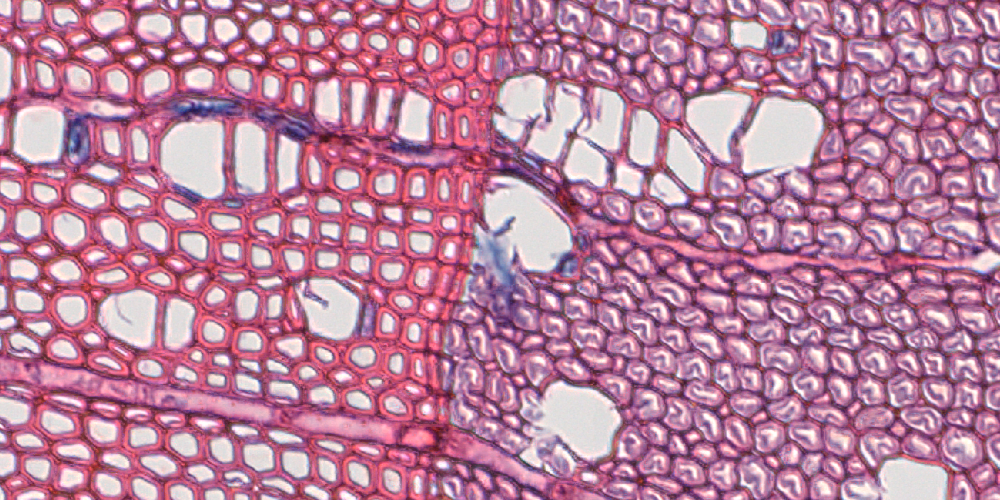
#> input picture images_fix/half_snip.png, 1000 x 500 px
$ python gpttest.py images_fix/half_snip.png images_fix/ow_snip.png
#> lines starting #> are read from the running program, lines starting #| are printed output that depends on the picture
#> in load_image, img is the input picture: PIL image 1000x500 RGB; mean R, G, B 186.5, 129.5, 157.3
#| Large image shape: (500, 1000, 3)
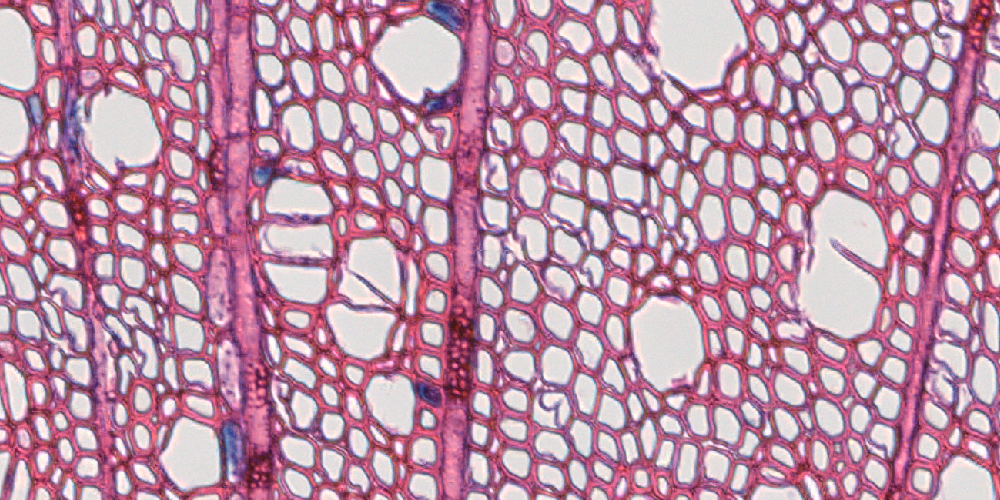
#> input picture images_fix/ow_snip.png, 1000 x 500 px
#> in load_image, img is the input picture: PIL image 1000x500 RGB; mean R, G, B 189.1, 144.9, 166.7
#| Small image shape: (500, 1000, 3)
import numpy as np
import sys
from pathlib import Path
from PIL import Image


def rabin_karp_2d_search(big, small):
    """
    big:  H x W x C uint8
    small:h x w x C uint8
    Returns (y, x) top-left if found, else None.
    Deterministic, exact (hash + memcmp verify).
    """
    H, W, C = big.shape
#> H = 500; W = 1000; C = 3
    h, w, c = small.shape
#> h = 500; w = 1000; c = 3
    assert c == C, "Channel mismatch after normalization"

    if h > H or w > W:
        return None

    # Parameters (two independent hashes)
    B1, M1 = np.uint64(1315423911), np.uint64(
        0x1FFFFFFFFFFFFFFF
    )  # large odd mask (used only if you prefer &M)
    B2, M2 = np.uint64(2654435761), np.uint64(0x1FFFFFFFFFFFFFFF)

    # Precompute powers for width and height for both hashes
    pow_w1 = np.power(B1, np.arange(w, dtype=np.uint64), dtype=np.uint64)
    pow_w2 = np.power(B2, np.arange(w, dtype=np.uint64), dtype=np.uint64)
    pow_h1 = np.power(B1, np.arange(h, dtype=np.uint64), dtype=np.uint64)
    pow_h2 = np.power(B2, np.arange(h, dtype=np.uint64), dtype=np.uint64)


    # Prepack rows for big and small (pack channels into a 32-bit integer per pixel)
    def pack_channels(img, C):
        # img: (H, W, C) uint8
#> called with C = 3
        packed = np.zeros(img.shape[:2], dtype=np.uint32)
        for i in range(C):
            packed |= img[:, :, i].astype(np.uint32) << (8 * i)
#> this loop made 3 passes
#> pass 1, in pack_channels, `packed |= img[:, :, i].astype(np.uint32) << (8 * i)`:
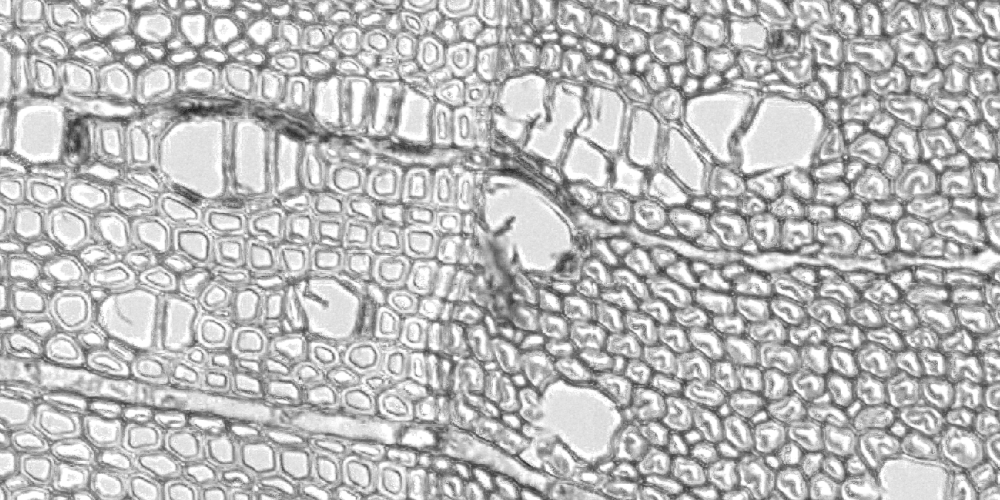
#> packed: shape (500, 1000) uint32; min 32, max 255, mean 186.5
#> pass 2, in pack_channels, `packed |= img[:, :, i].astype(np.uint32) << (8 * i)`:
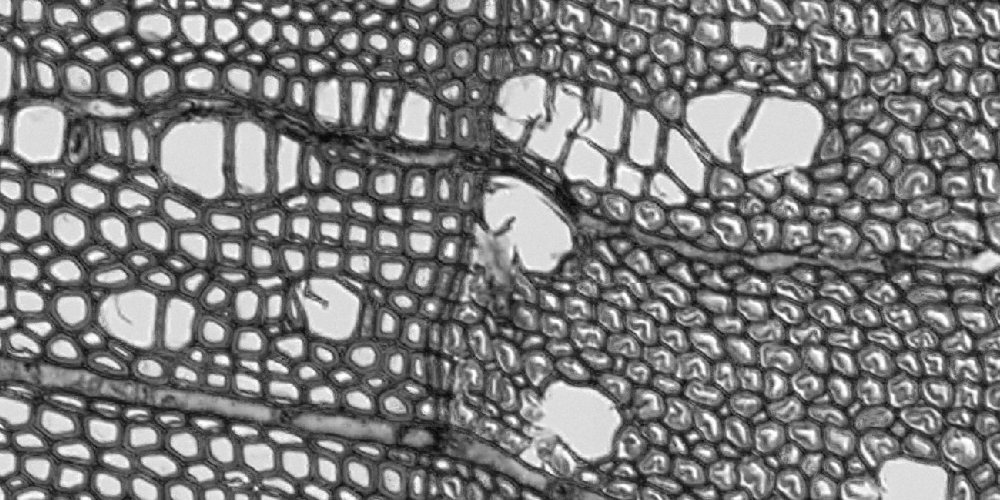
#> packed: shape (500, 1000) uint32; min 2919, max 65535, mean 33350.9; drawn with min black and max white
#> pass 3, in pack_channels, `packed |= img[:, :, i].astype(np.uint32) << (8 * i)`:
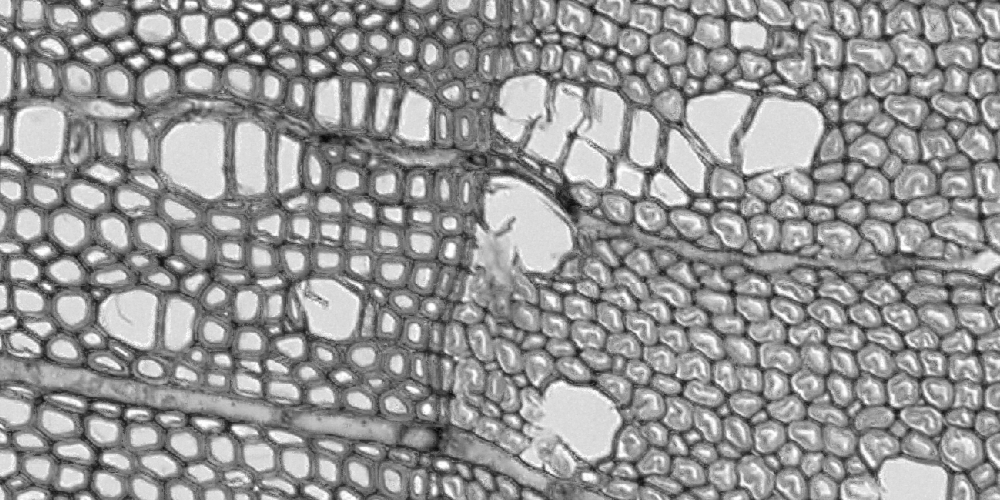
#> packed: shape (500, 1000) uint32; min 1117539, max 16777215, mean 10339583.6; drawn with min black and max white
        return packed.astype(np.uint64)

    big_pack = pack_channels(big, C)  # (H, W) uint64
    small_pack = pack_channels(small, C)  # (h, w) uint64
#> the loop in pack_channels (call 2), `for i in range(C):` made 3 passes
#> pass 1, in pack_channels (call 2), `packed |= img[:, :, i].astype(np.uint32) << (8 * i)`:
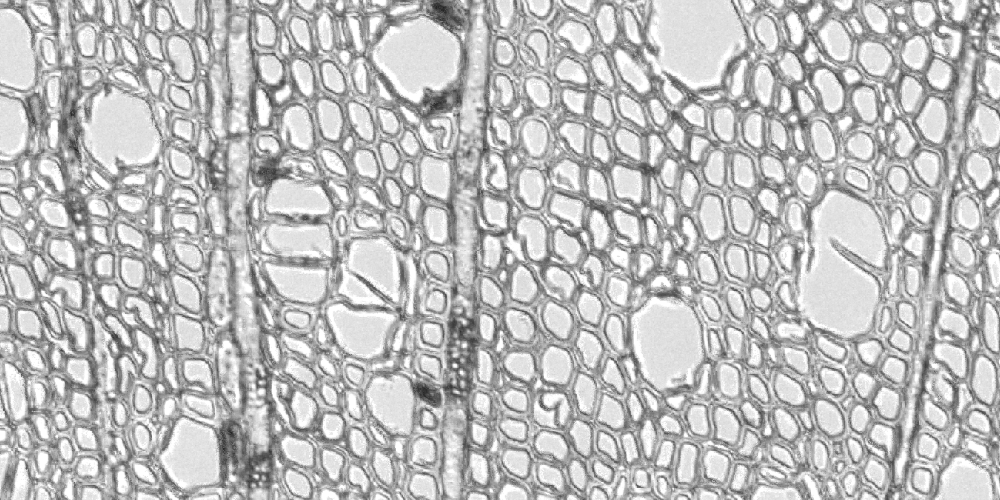
#> packed: shape (500, 1000) uint32; min 31, max 255, mean 189.1
#> pass 2, in pack_channels (call 2), `packed |= img[:, :, i].astype(np.uint32) << (8 * i)`:
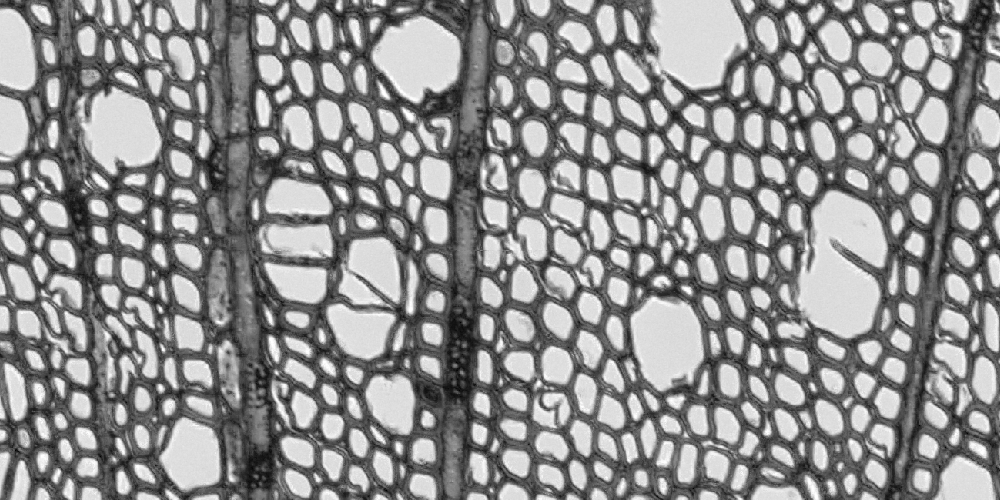
#> packed: shape (500, 1000) uint32; min 1619, max 65535, mean 37278.2; drawn with min black and max white
#> pass 3, in pack_channels (call 2), `packed |= img[:, :, i].astype(np.uint32) << (8 * i)`:
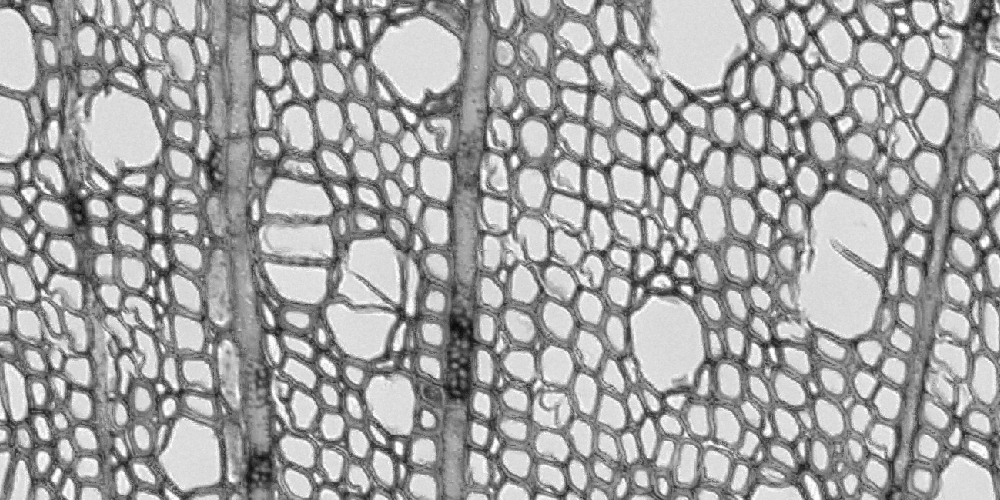
#> packed: shape (500, 1000) uint32; min 661877, max 16777215, mean 10962315.7; drawn with min black and max white

    # Rolling hash across width for every row
    def rolling_width(arr, pow_w, B):
        # arr: (H, W) uint64 → out: (H, W-w+1) uint64
#> called with pow_w = array of shape (1000,), B = 1315423911
        Hh, Ww = arr.shape
#> Hh = 500; Ww = 1000
        out = np.empty((Hh, Ww - w + 1), dtype=np.uint64)
        # initial hash per row
        init = (arr[:, :w] * pow_w[::-1]).sum(axis=1, dtype=np.uint64)
#> init = 500 values, max 18439417294690558249 at index 355, min 15333516151174909 at index 77, mean 9.14e+18
        out[:, 0] = init
        # slide
        head_weight = pow_w[-1]
#> head_weight = 5540929412813250647
        for x in range(1, Ww - w + 1):
            out[:, x] = (out[:, x - 1] - arr[:, x - 1] * head_weight) * B + arr[
                :, x + w - 1
            ]
#> after the loop, out has the same summary as init
        return out

    rowhash1 = rolling_width(big_pack, pow_w1, B1)  # (H, W-w+1)
#> rowhash1 has the same summary as init in rolling_width
    rowhash2 = rolling_width(big_pack, pow_w2, B2)
#> rowhash2 = 500 values, max 18336685059792069969 at index 467, min 141967027910694 at index 361, mean 8.96e+18

    # Row hashes for small
    small_row1 = (small_pack * pow_w1[::-1]).sum(axis=1, dtype=np.uint64)
#> small_row1 = 500 values, max 18423468132908073655 at index 233, min 1461517427822371 at index 384, mean 9.12e+18
    small_row2 = (small_pack * pow_w2[::-1]).sum(axis=1, dtype=np.uint64)
#> small_row2 = 500 values, max 18419270058634477531 at index 145, min 14006305937259576 at index 339, mean 8.96e+18

    # Now roll vertically over height on the row-hash images
    def rolling_height(rowhash, pow_h, B):
#> called with rowhash = array of shape (500, 1), pow_h = array of shape (500,), B = 1315423911
        Hh, Sw = rowhash.shape
#> Hh = 500; Sw = 1
        out = np.empty((Hh - h + 1, Sw), dtype=np.uint64)
#> out = [4930976807927918131]
        init = (rowhash[:h, :] * pow_h[::-1, None]).sum(axis=0, dtype=np.uint64)
#> init = [6751791686421476286]
        out[0, :] = init
        head_weight = pow_h[-1]
#> head_weight = 8843574212191318711
        for y in range(1, Hh - h + 1):
            out[y, :] = (
                out[y - 1, :] - rowhash[y - 1, :] * head_weight
            ) * B + rowhash[y + h - 1, :]
#> after the loop, out = [6751791686421476286]
        return out

    big_hash1 = rolling_height(rowhash1, pow_h1, B1)  # (H-h+1, W-w+1)
#> big_hash1 = [6751791686421476286]
    big_hash2 = rolling_height(rowhash2, pow_h2, B2)
#> big_hash2 = [2656942338292779520]

    small_hash1 = (small_row1 * pow_h1[::-1]).sum(dtype=np.uint64)
#> small_hash1 = 14128711214608345023
    small_hash2 = (small_row2 * pow_h2[::-1]).sum(dtype=np.uint64)
#> small_hash2 = 13086037367478469703

    # Candidate positions where both hashes match
    candidates = np.where((big_hash1 == small_hash1) & (big_hash2 == small_hash2))
#> candidates = (empty array, empty array)
    for y, x in zip(*candidates):
        # Verify exact equality to eliminate any collision:
        if np.array_equal(big[y : y + h, x : x + w, :], small):
            return (y, x)
#> this loop made 0 passes

    return None


def load_image(image_path):
    """Load image and convert to uint8 RGB format."""
    # Disable decompression bomb protection for large images
    Image.MAX_IMAGE_PIXELS = None

    with Image.open(image_path) as img:
        # Load the image data to prevent lazy loading
        img.load()

        # Ensure RGB format
        if img.mode != "RGB":
            img = img.convert("RGB")

        # Convert to numpy array
        img_array = np.array(img, dtype=np.uint8)
        return img_array


def main():
    if len(sys.argv) != 3:
        print("Usage: python gpttest.py <large_image> <small_image>")
        sys.exit(1)

    large_path = Path(sys.argv[1])
    small_path = Path(sys.argv[2])

    if not large_path.exists():
        print(f"Error: Large image file {large_path} does not exist")
        sys.exit(1)

    if not small_path.exists():
        print(f"Error: Small image file {small_path} does not exist")
        sys.exit(1)

    # Load images
    print("Loading large image...")
    big = load_image(large_path)
    print(f"Large image shape: {big.shape}")

    print("Loading small image...")
    small = load_image(small_path)
    print(f"Small image shape: {small.shape}")

    # Search for subimage
    print("Searching for subimage...")
    result = rabin_karp_2d_search(big, small)

    if result:
        y, x = result
        print(f"{x},{y}")
    else:
        print("not a sub-image")


if __name__ == "__main__":
    main()
